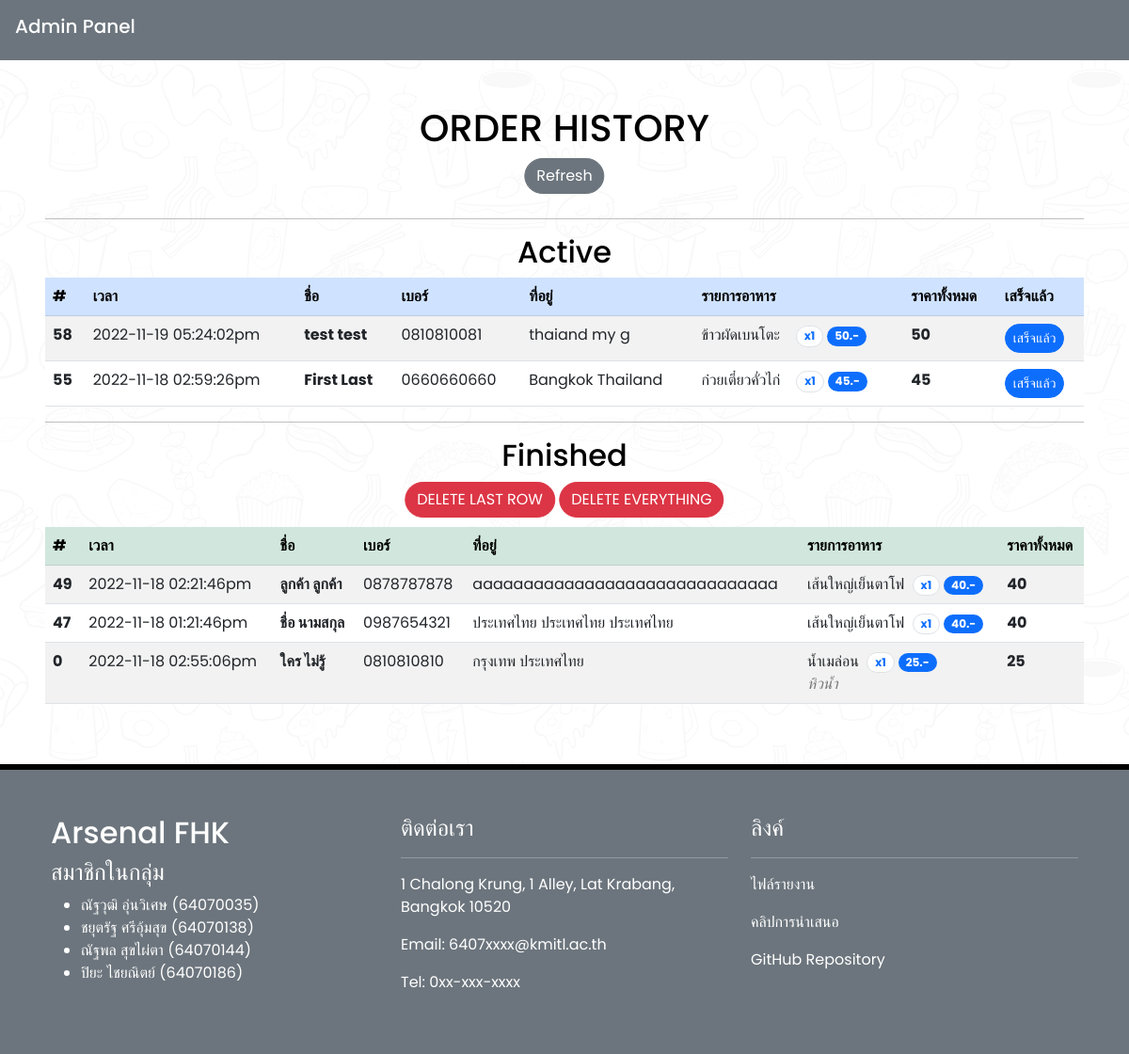
The app's page /admin.php, older data.
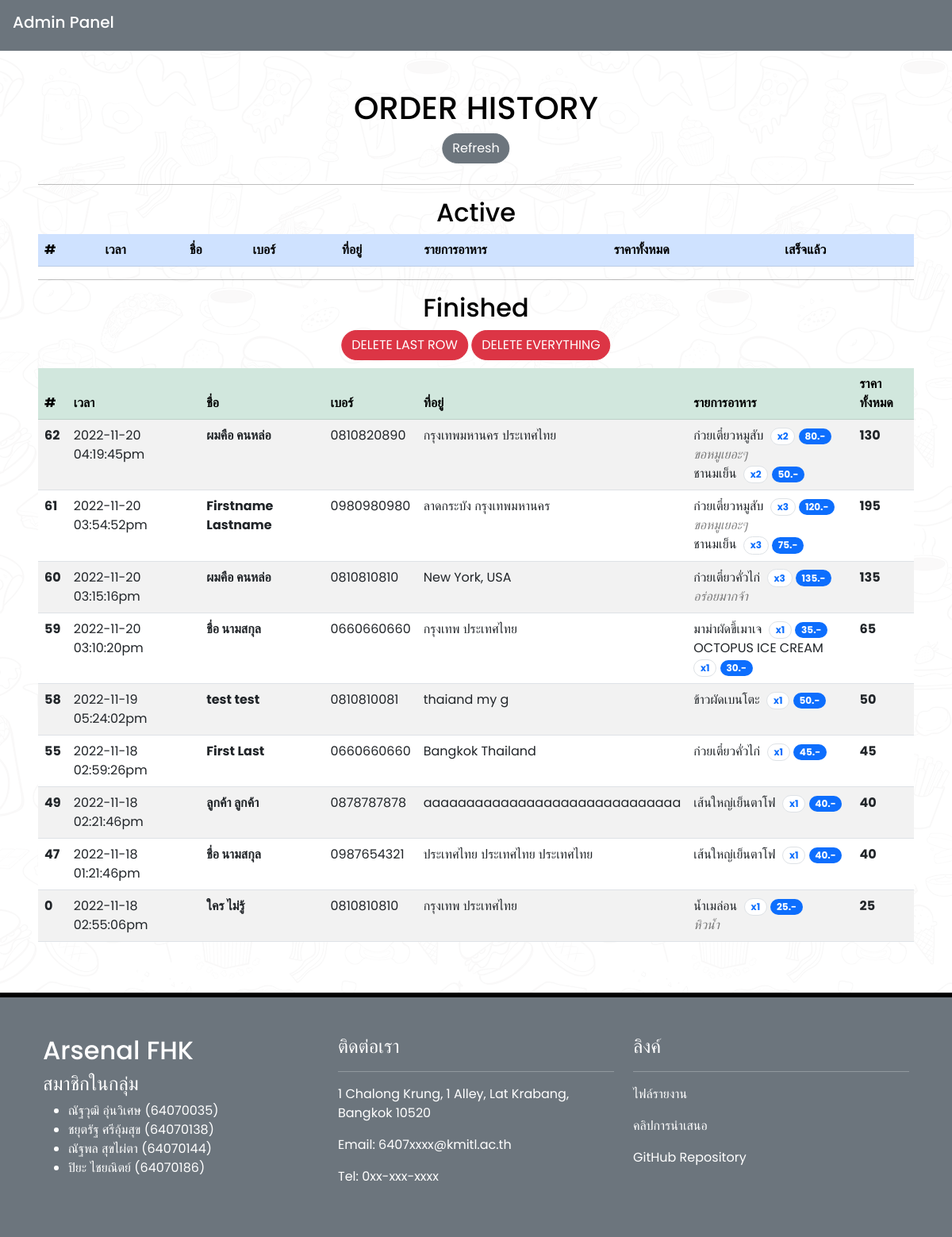
The same page, newer data.
### tables this page shows
CREATE TABLE "orderlist" (
	"id"	INTEGER NOT NULL,
	"time"	TEXT,
	"name"	TEXT,
	"tel"	TEXT,
	"address"	TEXT,
	"atm"	INTEGER,
	"atm_cvc"	INTEGER,
	"atm_expire_month"	INTEGER,
	"atm_expire_year"	INTEGER,
	"foods"	TEXT,
	"price_total"	INTEGER,
	"finished"	INTEGER,
	PRIMARY KEY("id" AUTOINCREMENT)
);

### admin.php (the view, shortened to what this page needs)
<!DOCTYPE html>
<html lang="en">
<head>
</head>
<body onload="">
<?php
$db = new MyDB();
?>
<div class="p-3 bg-secondary text-white d-flex">
  <h5>Admin Panel</h5>
</div>
<div class="text-black bg-white bg-opacity-75 p-5">
  <h1 class="text-center">ORDER HISTORY</h1>
  <div class="position-relative">
    <div class="position-absolute top-0 start-50 translate-middle-x">
      <a href="admin.php" class="btn btn-secondary rounded-pill">Refresh</a>
    </div>
  </div><br><br><hr>
  <h2 class="text-center">Active</h2>
  <table class="table table-striped table-hover">
    <thead>
      <tr class="table-primary">
        <td><b>#</b></td>
        <td><b>เวลา</b></td>
        <td><b>ชื่อ</b></td>
        <td><b>เบอร์</b></td>
        <td><b>ที่อยู่</b></td>
        <td><b>รายการอาหาร</b></td>
        <td><b>ราคาทั้งหมด</b></td>
        <td><b>เสร็จแล้ว</b></td>
      </tr>
    </thead>
    <tbody class="bg-white">
      <?php
      $sql = "SELECT * FROM orderlist WHERE finished = '0' ORDER BY id DESC;";
      $ret = $db->query($sql);
      while ($row = $ret->fetchArray(SQLITE3_ASSOC)) {
        echo '<tr>';
        echo '<td><b>'.$row['id'].'</b></td>';
        echo '<td>'.$row['time'].'</td>';
        echo '<td><b>'.$row['name'].'</b></td>';
        echo '<td>'.$row['tel'].'</td>';
        echo '<td>'.$row['address'].'</td>';
        echo '<td>';
        $json = json_decode($row['foods']);
        foreach ($json as $food) {
          echo '<li class="list-group-item">'.$food[2]
          .'&nbsp;&nbsp;&nbsp;&nbsp;<span class="badge bg-white text-primary border border-1 rounded-pill">x'.$food[0]
          .'</span>&nbsp;<span class="badge bg-primary rounded-pill">'.$food[3].'.-</span><br>
          <span class="text-black-50"><i>'.$food[1].'</i></span></li>';
        }
        echo '</td>';
        echo '<td><b>'.$row['price_total'].'</b></td>';
        echo '<form method="post" action="">';
        echo '<td><button type="submit" class="btn btn-sm btn-primary rounded-pill m-0" name="finish" value="'.$row['id'].'">เสร็จแล้ว</button></td>';
        echo '</tr>';
      }
      ?>
    </tbody>
  </table><hr>
  <h2 class="text-center">Finished</h2>
  <div class="position-relative">
    <div class="position-absolute top-0 start-50 translate-middle-x">
      <form method="post" action="">
        <button type="submit" class="btn btn-danger rounded-pill" name="delete" value="delete">DELETE LAST ROW</button>
        <button type="submit" class="btn btn-danger rounded-pill" name="delete_all" value="delete_all">DELETE EVERYTHING</button>
      </form>
    </div>
  </div>
  <br><br>
  <table class="table table-striped table-hover">
    <thead>
      <tr class="table-success">
        <td><b>#</b></td>
        <td><b>เวลา</b></td>
        <td><b>ชื่อ</b></td>
        <td><b>เบอร์</b></td>
        <td><b>ที่อยู่</b></td>
        <td><b>รายการอาหาร</b></td>
        <td><b>ราคาทั้งหมด</b></td>
      </tr>
    </thead>
    <tbody class="bg-white">
      <?php
      $sql = "SELECT * FROM orderlist WHERE finished = '1' ORDER BY id DESC;";
      $ret = $db->query($sql);
      while ($row = $ret->fetchArray(SQLITE3_ASSOC)) {
        echo '<tr>';
        echo '<td><b>'.$row['id'].'</b></td>';
        echo '<td>'.$row['time'].'</td>';
        echo '<td><b>'.$row['name'].'</b></td>';
        echo '<td>'.$row['tel'].'</td>';
        echo '<td>'.$row['address'].'</td>';
        echo '<td>';
        $json = json_decode($row['foods']);
        foreach ($json as $food) {
          echo '<li class="list-group-item">'.$food[2]
          .'&nbsp;&nbsp;<span class="badge bg-white text-primary border border-1 rounded-pill">x'.$food[0]
          .'</span>&nbsp;<span class="badge bg-primary rounded-pill">'.$food[3].'.-</span><br>
          <span class="text-black-50"><i>'.$food[1].'</i></span></li>';
        }
        echo '</td>';
        echo '<td><b>'.$row['price_total'].'</b></td>';
        echo '</tr>';
      }
      ?>
    </tbody>
  </table>
</div>
</body>
</html>

### style.css (style rules this page uses)
* { font-family: 'Poppins', 'Chakra Petch', sans-serif; }
body { background-image: url('./images/bg.webp'); background-attachment: fixed; }
a { text-decoration: none; }

Row changes from the older to the newer data that the page shows:
added orderlist: id "62", time "2022-11-20 04:19:45pm", name "ผมคือ คนหล่อ", tel "0810820890", address "กรุงเทพมหานคร ประเทศไทย", food "ก๋วยเตี๋ยวหมูสับ", food "2", food "80", food "ขอหมูเยอะๆ", food "ชานมเย็น", food "50", price_total "130", shown under "Finished"
added orderlist: id "61", time "2022-11-20 03:54:52pm", name "Firstname Lastname", tel "0980980980", address "ลาดกระบัง กรุงเทพมหานคร", food "ก๋วยเตี๋ยวหมูสับ", food "3", food "120", food "ขอหมูเยอะๆ", food "ชานมเย็น", food "75", price_total "195", shown under "Finished"
added orderlist: id "60", time "2022-11-20 03:15:16pm", name "ผมคือ คนหล่อ", tel "0810810810", address "New York, USA", food "ก๋วยเตี๋ยวคั่วไก่", food "3", food "135", food "อร่อยมากจ้า", price_total "135", shown under "Finished"
added orderlist: id "59", time "2022-11-20 03:10:20pm", name "ชื่อ นามสกุล", tel "0660660660", address "กรุงเทพ ประเทศไทย", food "มาม่าผัดขี้เมาเจ", food "1", food "35", food "OCTOPUS ICE CREAM", food "30", price_total "65", shown under "Finished"
changed orderlist "2022-11-19 05:24:02pm": moves from the list under "Active" to the list under "Finished"
changed orderlist "2022-11-18 02:59:26pm": moves from the list under "Active" to the list under "Finished"
Text that changed along with them:
new list line: "ข้าวผัดเบนโตะ x 1 50 .-"
new list line: "ก๋วยเตี๋ยวคั่วไก่ x 1 45 .-"
list line gone: "ข้าวผัดเบนโตะ x 1 50 .-"
list line gone: "ก๋วยเตี๋ยวคั่วไก่ x 1 45 .-"
